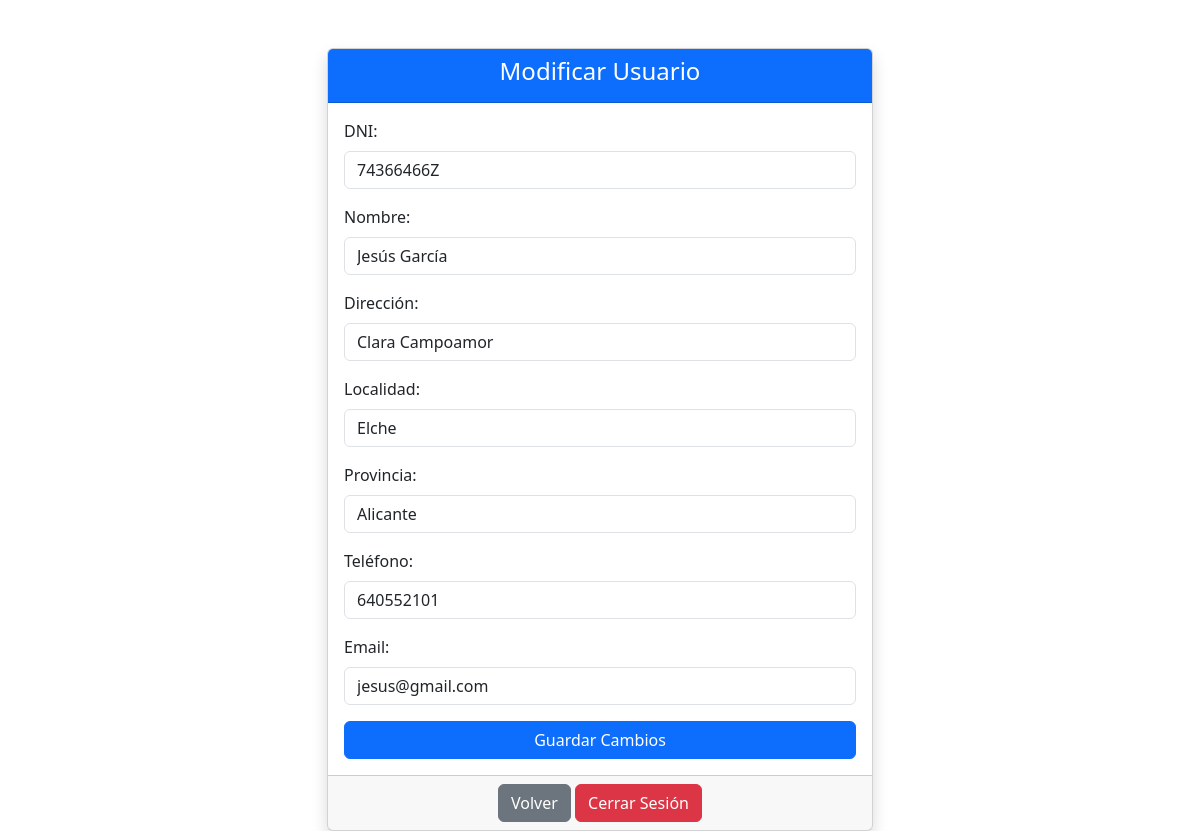
The page /modificar.php (signed in) on the database its author committed.
### tables this page shows
CREATE TABLE `clientes` (
  `dni` varchar(9) NOT NULL,
  `nombre` varchar(50) NOT NULL,
  `direccion` varchar(100) DEFAULT NULL,
  `localidad` varchar(50) DEFAULT NULL,
  `provincia` varchar(50) DEFAULT NULL,
  `telefono` varchar(15) DEFAULT NULL,
  `email` varchar(50) DEFAULT NULL,
  `password` varchar(255) DEFAULT NULL,
  `rol` enum('usuario','editor','administrador') NOT NULL DEFAULT 'usuario'
);

### modificar.php (the view, shortened to what this page needs)
<?php
require_once 'conexion.php';
$errores = [];
try {
    $conexion = conectar();
    $dniUsuario = $_SESSION['dni'];
    if (isset($_GET['dni'])) {
        $dniModificar = $_GET['dni'];
        if ($_SESSION['rol'] === 'administrador') {
            if ($dniModificar === $dniUsuario) {
                $nuevoRol = $usuario['rol'] ?? null;
            }
        } else {
            if ($dniModificar !== $dniUsuario) {
                $errores[] = "No tienes permisos para modificar los datos de otro usuario.";
            }
        }
    } else {
        $dniModificar = $dniUsuario;
    }
    $sql = "SELECT * FROM clientes WHERE dni = :dni";
    $stmt = $conexion->prepare($sql);
    $stmt->execute([':dni' => $dniModificar]);
    $usuario = $stmt->fetch();
} catch (PDOException $e) {
    $errores[] = "Error al procesar la solicitud: " . $e->getMessage();
}
?>
<!DOCTYPE html>
<html lang="es">
<head>
    <link href="https://cdn.jsdelivr.net/npm/bootstrap@5.3.0/dist/css/bootstrap.min.css" rel="stylesheet">
</head>
<body class="d-flex flex-column min-vh-100">
    <div class="container mt-5">
        <div class="row justify-content-center">
            <div class="col-md-6">
                <div class="card shadow">
                    <div class="card-header bg-primary text-white text-center">
                        <h4>Modificar Usuario</h4>
                    </div>
                    <div class="card-body">
                        <?php if (isset($usuario)): ?>
                            <form method="POST">
                                <div class="mb-3">
                                    <label for="dni" class="form-label">DNI:</label>
                                    <input type="text" id="dni" name="dni" class="form-control"
                                        value="<?= htmlspecialchars($usuario['dni']) ?>" readonly>
                                </div>
                                <div class="mb-3">
                                    <label for="nombre" class="form-label">Nombre:</label>
                                    <input type="text" id="nombre" name="nombre" class="form-control"
                                        value="<?= htmlspecialchars($usuario['nombre']) ?>" required>
                                </div>
                                <div class="mb-3">
                                    <label for="direccion" class="form-label">Dirección:</label>
                                    <input type="text" id="direccion" name="direccion" class="form-control"
                                        value="<?= htmlspecialchars($usuario['direccion']) ?>" required>
                                </div>
                                <div class="mb-3">
                                    <label for="localidad" class="form-label">Localidad:</label>
                                    <input type="text" id="localidad" name="localidad" class="form-control"
                                        value="<?= htmlspecialchars($usuario['localidad']) ?>" required>
                                </div>
                                <div class="mb-3">
                                    <label for="provincia" class="form-label">Provincia:</label>
                                    <input type="text" id="provincia" name="provincia" class="form-control"
                                        value="<?= htmlspecialchars($usuario['provincia']) ?>" required>
                                </div>
                                <div class="mb-3">
                                    <label for="telefono" class="form-label">Teléfono:</label>
                                    <input type="text" id="telefono" name="telefono" class="form-control"
                                        pattern="[0-9]{9}" value="<?= htmlspecialchars($usuario['telefono']) ?>" required>
                                </div>
                                <div class="mb-3">
                                    <label for="email" class="form-label">Email:</label>
                                    <input type="email" id="email" name="email" class="form-control"
                                        value="<?= htmlspecialchars($usuario['email']) ?>" required>
                                </div>
                                <div class="d-grid">
                                    <button type="submit" name="modificar" class="btn btn-primary">Guardar Cambios</button>
                                </div>
                            </form>
                        <?php endif; ?>
                    </div>
                    <div class="card-footer text-center">
                        <a href="<?= ($_SESSION['rol'] === 'administrador') ? 'admin.php' : 'usuario.php' ?>"
                            class="btn btn-secondary">Volver</a>
                        <a href="cerrar_sesion.php" class="btn btn-danger">Cerrar Sesión</a>
                    </div>
                </div>
            </div>
        </div>
    </div>
</body>
</html>

### rows shown on the page
clientes: dni "74366466Z", nombre "Jesús García", direccion "Clara Campoamor", localidad "Elche", provincia "Alicante", telefono "640552101", email "jesus@gmail.com"
